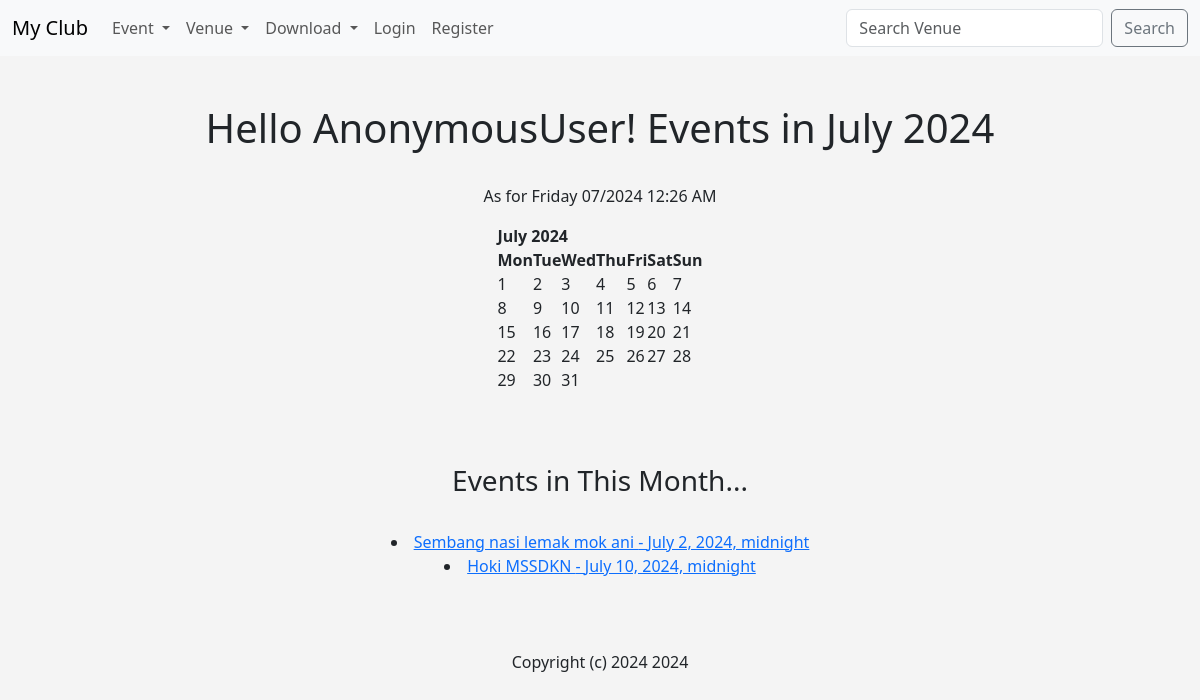
The page / on the database its author committed.
### events/models.py (models this page shows, shortened)
class Event(models.Model):
    name = models.CharField('Event Name', max_length=120)
    event_date = models.DateTimeField('Event Date')
    venue = models.ForeignKey(Venue, blank=True, null=True, on_delete=models.CASCADE)
    manager = models.ForeignKey(User, blank=True, null=True, on_delete=models.SET_NULL)
    description = models.TextField(blank=True)
    attendies = models.ManyToManyField(MyClubUser, blank=True)
    approved = models.BooleanField('Approved', default=False)
    def __str__(self):
        return self.name

### events/views.py (the view)
# urls.py: path('', views.home, name="home"),
def home(request, year=datetime.now().year, month=datetime.now().strftime('%B')):
    month = month.title()
    name = "mawa"
    month_number = list(calendar.month_name).index(month)
    month_number = int(month_number)
    cal = HTMLCalendar().formatmonth(year, month_number)
    now = datetime.now()
    current_year = now.year
    event_list = Event.objects.filter(
        event_date__year = year,
        event_date__month = month_number,
    )
    time = now.strftime('%A %m/%Y %I:%M %p')
    me = request.user
    return render(request, 'events/home.html', {
        "name" : name,
        "year" : year,
        "month" : month,
        "month_number" : month_number,
        "cal" : cal,
        "now" : now,
        "current_year" : current_year,
        "time" : time,
        "event_list" : event_list,
        "me" : me,
    })

### events/templates/events/home.html
{% extends 'events/base.html' %}
{% block content %}
<center>
    <h1>Hello {{ me }}! Events in {{ month }} {{ year }} </h1>
    <br>
    <p> As for {{ time }}</p>
    {{ cal | safe }}
    <br><br><br>
    <h3>Events in This Month... </h3> <br>
    {% if event_list %}
        {% for event in event_list %}
            <li><a href="{% url 'show_event' event.id %}">{{ event }} - {{ event.event_date }}</a></li>
        {% endfor %}
    {% else %}
        Sorry, there are no event this month.
    {% endif %}
    <br><br><br>
</center>
{% endblock%}

### events/templates/events/base.html (style rules this page uses)
body { background: #f4f4f4; }

### rows shown on the page
Event: name "Sembang nasi lemak mok ani", event_date "July 2, 2024, midnight"
Event: name "Hoki MSSDKN", event_date "July 10, 2024, midnight"

### other values the page prints
{{ me }} "AnonymousUser"
{{ month }} "July"
{{ cal | safe }} "July 2024 Mon Tue Wed Thu Fri Sat Sun 1 2 3 4 5 6 7 8 9 10 11 12 13 14 15 16 17 18 19 20 21 22 23 24 25 26 27 28 29 30 31"
